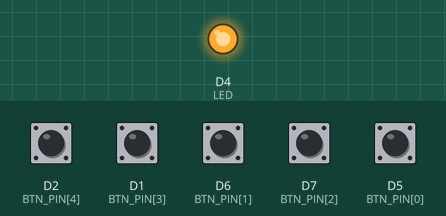
Simulated run of this sketch. Board: ESP8266 (NodeMCU). On the bench: output pins drawn as LEDs (lit = HIGH). The inputs (shaded band) are chosen by the test bench; at power-on: D1 (BTN_PIN[3]), D2 (BTN_PIN[4]), D5 (BTN_PIN[0]), D6 (BTN_PIN[1]), D7 (BTN_PIN[2]) HIGH. WiFi joins after 1.5 s; servers stay silent unless stated; uploads are accepted with an empty reply; what the sketch prints to the serial monitor is not drawn.

Above: at 3.1 s.
3.2 s: D2 (BTN_PIN[4]) pulled LOW for 0.15 s
At 3.41 s:
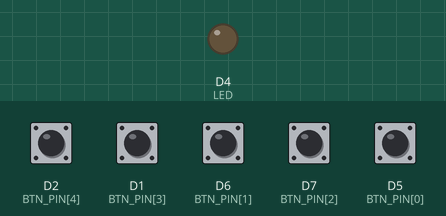
5.0 s: D1 (BTN_PIN[3]) pulled LOW for 0.15 s
At 5.8 s:
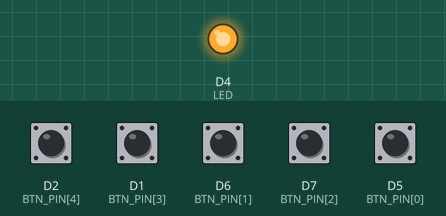
6.8 s: D6 (BTN_PIN[1]) pulled LOW for 0.15 s
At 7.02 s:
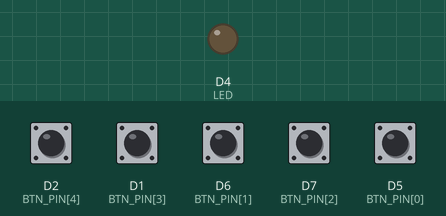
8.6 s: D7 (BTN_PIN[2]) pulled LOW for 0.15 s
At 9.8 s:
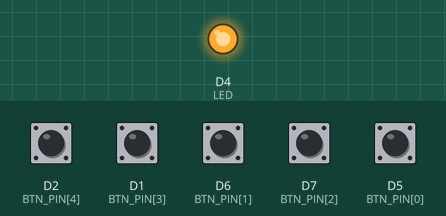
10.4 s: D5 (BTN_PIN[0]) pulled LOW for 0.15 s
At 10.61 s:
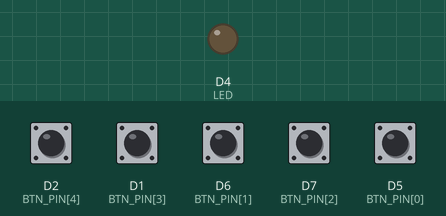
Timing chart, 0 to 13.2 s (numbered marks = the images above; inputs shaded):
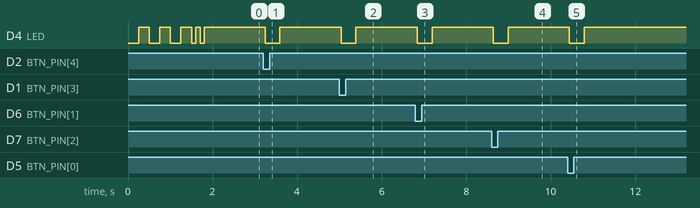

The sketch:

AlexaButtons.ino
```cpp
/*
  Alexa Button Box  —  NodeMCU ESP-12E (ESP8266, CP2102) on a GPIO 1-into-2 breakout

  Every button press is sent to the button server running on your home PC
  (server/alexa_button_server.py). The server then:
    - switches the Feit (Tuya) smart plug directly over your Wi-Fi, and
    - fires a virtualsmarthome.xyz trigger to run an Alexa routine for the lights.

    Button 1 (D5)  ->  /plug/on
    Button 2 (D6)  ->  /plug/off
    Button 3 (D7)  ->  /plug/cycle   (off, wait, on - the wait happens on the server)
    Button 4 (D1)  ->  /lights/on
    Button 5 (D2)  ->  /lights/off

  Wiring (no resistors needed, internal pull-ups are used):
    one leg of each switch -> S header of D5 / D6 / D7 / D1 / D2
    the diagonally opposite leg of each switch -> any G header (they can share one wire)

  Board setting in Arduino IDE: "NodeMCU 1.0 (ESP-12E Module)"
  (install the ESP8266 core via Boards Manager:
   http://arduino.esp8266.com/stable/package_esp8266com_index.json)
*/

#include <ESP8266WiFi.h>
#include <ESP8266HTTPClient.h>

#define NUM_BTNS 5

// ---------- fill these in ----------
const char* WIFI_SSID = "YOUR_WIFI_NAME";
const char* WIFI_PASS = "YOUR_WIFI_PASSWORD";

// The PC running alexa_button_server.py (port must match "port" in its config.json)
const char* SERVER = "http://192.168.1.87:8765";
// Must match "token" in the server's config.json (stops other devices on your network pressing buttons)
const char* TOKEN  = "change-me";
// -----------------------------------

const char*   BTN_PATH[NUM_BTNS] = { "/plug/on", "/plug/off", "/plug/cycle", "/lights/on", "/lights/off" };
const uint8_t BTN_PIN[NUM_BTNS]  = { D5, D6, D7, D1, D2 };
const char*   BTN_NAME[NUM_BTNS] = { "PLUG ON", "PLUG OFF", "PLUG POWER CYCLE", "LIGHTS ON", "LIGHTS OFF" };
const uint8_t LED = LED_BUILTIN;          // blue LED on the ESP module, active LOW

const unsigned long DEBOUNCE_MS = 40;
const unsigned long LOCKOUT_MS  = 1000;   // ignore repeat presses for 1 s (stops double-triggers)

bool lastReading[NUM_BTNS] = { HIGH, HIGH, HIGH, HIGH, HIGH };
bool stableState[NUM_BTNS] = { HIGH, HIGH, HIGH, HIGH, HIGH };
unsigned long lastChange[NUM_BTNS] = { 0 };
unsigned long lastFire = 0;

void ledBlink(int times, int ms) {
  for (int i = 0; i < times; i++) {
    digitalWrite(LED, LOW);  delay(ms);
    digitalWrite(LED, HIGH); delay(ms);
  }
}

void connectWiFi() {
  if (WiFi.status() == WL_CONNECTED) return;
  Serial.printf("Connecting to %s", WIFI_SSID);
  WiFi.mode(WIFI_STA);
  WiFi.begin(WIFI_SSID, WIFI_PASS);
  unsigned long start = millis();
  while (WiFi.status() != WL_CONNECTED && millis() - start < 20000) {
    digitalWrite(LED, !digitalRead(LED));   // flicker while connecting
    delay(250);
    Serial.print(".");
  }
  digitalWrite(LED, HIGH);
  if (WiFi.status() == WL_CONNECTED) {
    Serial.printf("\nConnected, IP %s\n", WiFi.localIP().toString().c_str());
  } else {
    Serial.println("\nWiFi connect failed, will retry");
  }
}

bool sendCommand(int i) {
  connectWiFi();
  if (WiFi.status() != WL_CONNECTED) return false;

  String url = String(SERVER) + BTN_PATH[i] + "?token=" + TOKEN;
  WiFiClient client;
  HTTPClient http;
  http.setTimeout(6000);
  if (!http.begin(client, url)) {
    Serial.println("http.begin failed");
    return false;
  }
  int code = http.GET();
  Serial.printf("[%s] HTTP %d %s\n", BTN_NAME[i], code, code > 0 ? http.getString().c_str() : "");
  http.end();
  return code == 200;
}

void setup() {
  Serial.begin(115200);
  pinMode(LED, OUTPUT);
  digitalWrite(LED, HIGH);
  for (int i = 0; i < NUM_BTNS; i++) pinMode(BTN_PIN[i], INPUT_PULLUP);
  WiFi.persistent(false);
  WiFi.setAutoReconnect(true);
  connectWiFi();
  ledBlink(2, 100);
}

void loop() {
  unsigned long now = millis();

  for (int i = 0; i < NUM_BTNS; i++) {
    bool reading = digitalRead(BTN_PIN[i]);
    if (reading != lastReading[i]) {
      lastChange[i] = now;
      lastReading[i] = reading;
    }
    if (now - lastChange[i] > DEBOUNCE_MS && reading != stableState[i]) {
      stableState[i] = reading;
      if (reading == LOW && now - lastFire > LOCKOUT_MS) {   // pressed
        lastFire = now;
        Serial.printf("Button %s pressed\n", BTN_NAME[i]);
        digitalWrite(LED, LOW);                              // LED on while sending
        bool ok = sendCommand(i);
        digitalWrite(LED, HIGH);
        if (ok) ledBlink(1, 150);   // one blink = done
        else    ledBlink(5, 60);    // fast blinks = failed (server off? plug unreachable?)
      }
    }
  }

  static unsigned long lastWifiCheck = 0;
  if (now - lastWifiCheck > 30000) {   // keep WiFi alive
    lastWifiCheck = now;
    connectWiFi();
  }
  delay(5);
}
```

Measured:
- after the input at 3.2 s, D4 (LED): HIGH → LOW at once, → HIGH 0.35 s later
- after the input at 5.0 s, D4 (LED): HIGH → LOW at once, → HIGH 0.35 s later
- after the input at 6.8 s, D4 (LED): HIGH → LOW at once, → HIGH 0.35 s later
- after the input at 8.6 s, D4 (LED): HIGH → LOW at once, → HIGH 0.35 s later
- after the input at 10.4 s, D4 (LED): HIGH → LOW at once, → HIGH 0.35 s later
